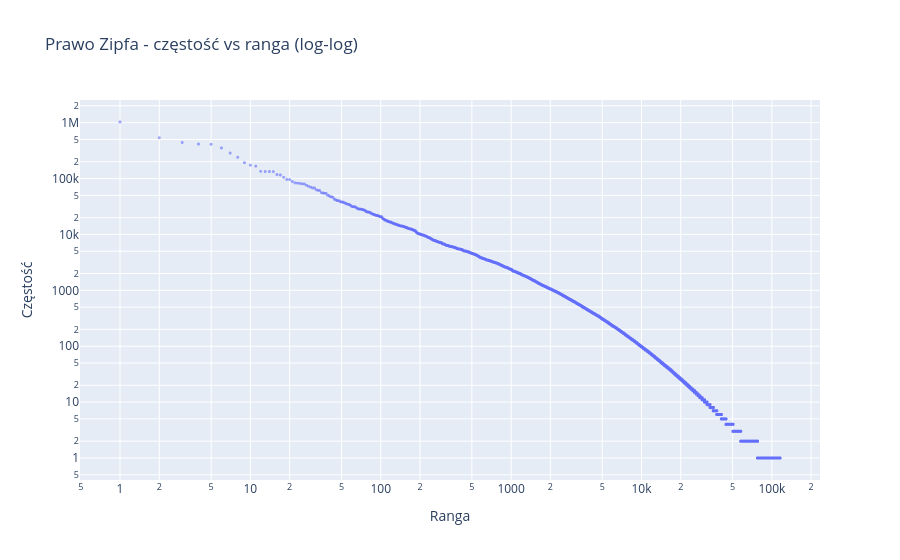

Notebook cell for this chart:
### Code cell
all_freq = real_freq + fake_freq
freqs = np.array(sorted(all_freq.values(), reverse=True))
ranks = np.arange(1, len(freqs) + 1)
fig = px.scatter(
    x=ranks,
    y=freqs,
    log_x=True,
    log_y=True,
    title="Prawo Zipfa - częstość vs ranga (log-log)",
    labels={"x": "Ranga", "y": "Częstość"},
)
fig.update_traces(marker=dict(size=3, opacity=0.6))
fig.show()

### Figure 1 — Plotly figure (JSON) as saved in the notebook; plotly's stock layout.template omitted (floating-point values rounded to 4 significant figures; data arrays with more than 128 entries replaced by an {"elided": "..."} marker saying what was removed)
{"data": [{"hovertemplate": "Ranga=%{x}<br>Częstość=%{y}<extra></extra>", "legendgroup": "", "marker": {"color": "#636efa", "opacity": 0.6, "size": 3, "symbol": "circle"}, "mode": "markers", "name": "", "showlegend": false, "type": "scattergl", "x": {"elided": "115491 int values"}, "xaxis": "x", "y": {"elided": "115491 int values"}, "yaxis": "y"}], "layout": {"legend": {"tracegroupgap": 0}, "title": {"text": "Prawo Zipfa - częstość vs ranga (log-log)"}, "xaxis": {"anchor": "y", "domain": [0, 1], "title": {"text": "Ranga"}, "type": "log"}, "yaxis": {"anchor": "x", "domain": [0, 1], "title": {"text": "Częstość"}, "type": "log"}}}
